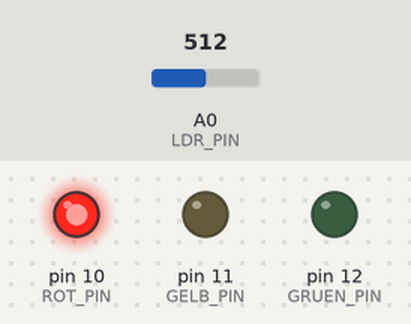
Simulated run of this sketch. Board: Arduino Uno, built with avr-gcc and run on an emulated ATmega328P. Parts: output pins drawn as LEDs (lit = HIGH). Dashed ring = blinking. The test bench sets the inputs (shaded band); at power-on: A0 (LDR_PIN) = 512.

Above: at 1.2 s.
1.3 s: A0 (LDR_PIN) set to 218
At 5.1 s:
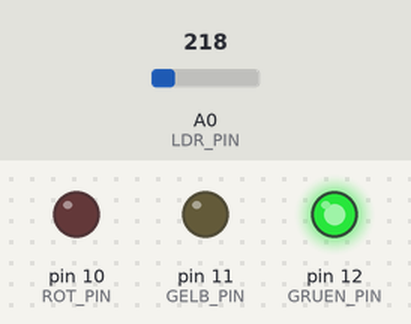
5.5 s: A0 (LDR_PIN) set to 188
At 7.4 s:
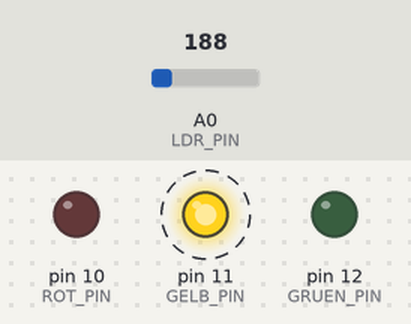
Timing chart, 0 to 16.5 s (numbered marks = the images above; inputs shaded):
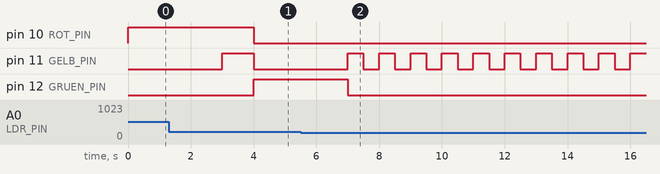

The sketch:

ampel_tag_nacht.ino
```cpp
/*
 * Projekt 12: Ampelsteuerung Tag/Nacht
 * Ampel wechselt nachts in Blinkbetrieb (gelbes Blinken).
 *
 * Schaltung:
 * - Rot Pin 10, Gelb Pin 11, Grün Pin 12
 * - LDR + 10kΩ als Spannungsteiler an A0
 */

const int ROT_PIN = 10;
const int GELB_PIN = 11;
const int GRUEN_PIN = 12;
const int LDR_PIN = A0;
const int NACHT_SCHWELLE = 200;

void setup() {
  pinMode(ROT_PIN, OUTPUT);
  pinMode(GELB_PIN, OUTPUT);
  pinMode(GRUEN_PIN, OUTPUT);
}

void loop() {
  int helligkeit = analogRead(LDR_PIN);

  if (helligkeit < NACHT_SCHWELLE) {
    // Nachtmodus: Gelb blinkt
    nachtModus();
  } else {
    // Tagmodus: Normale Ampelschaltung
    tagModus();
  }
}

void nachtModus() {
  digitalWrite(ROT_PIN, LOW);
  digitalWrite(GRUEN_PIN, LOW);
  digitalWrite(GELB_PIN, HIGH);
  delay(500);
  digitalWrite(GELB_PIN, LOW);
  delay(500);
}

void tagModus() {
  // Rot
  digitalWrite(ROT_PIN, HIGH);
  digitalWrite(GELB_PIN, LOW);
  digitalWrite(GRUEN_PIN, LOW);
  if (checkNacht()) return;
  delay(3000);

  // Rot-Gelb
  digitalWrite(GELB_PIN, HIGH);
  if (checkNacht()) return;
  delay(1000);

  // Grün
  digitalWrite(ROT_PIN, LOW);
  digitalWrite(GELB_PIN, LOW);
  digitalWrite(GRUEN_PIN, HIGH);
  if (checkNacht()) return;
  delay(3000);

  // Gelb
  digitalWrite(GRUEN_PIN, LOW);
  digitalWrite(GELB_PIN, HIGH);
  if (checkNacht()) return;
  delay(1000);
}

bool checkNacht() {
  return analogRead(LDR_PIN) < NACHT_SCHWELLE;
}
```

Measured:
- the behaviour switches between 200 and 199 on A0 (LDR_PIN) (found by bisection; images 1 and 2)
- after the input at 5.5 s, pin 10 (ROT_PIN): stays LOW (without the input it goes to HIGH after 2.5 s); pin 11 (GELB_PIN): alternates HIGH for 0.50 s and LOW for 0.50 s, starting after 2.0 s; pin 12 (GRUEN_PIN): goes on until 7.0 s, then stays LOW
